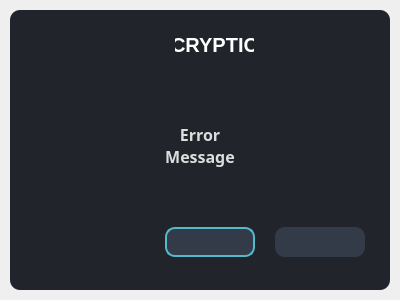
<?xml version="1.0" encoding="UTF-8"?>
<ui version="4.0">
 <class>Dialog</class>
 <widget class="QDialog" name="Dialog">
  <property name="geometry">
   <rect>
    <x>0</x>
    <y>0</y>
    <width>400</width>
    <height>300</height>
   </rect>
  </property>
  <property name="windowTitle">
   <string>Dialog</string>
  </property>
  <layout class="QVBoxLayout" name="verticalLayout">
   <property name="spacing">
    <number>0</number>
   </property>
   <property name="leftMargin">
    <number>10</number>
   </property>
   <property name="topMargin">
    <number>10</number>
   </property>
   <property name="rightMargin">
    <number>10</number>
   </property>
   <property name="bottomMargin">
    <number>10</number>
   </property>
   <item>
    <widget class="QFrame" name="frame">
     <property name="styleSheet">
      <string notr="true">background: #21252B;
border-radius: 10px;</string>
     </property>
     <property name="frameShape">
      <enum>QFrame::NoFrame</enum>
     </property>
     <property name="frameShadow">
      <enum>QFrame::Raised</enum>
     </property>
     <widget class="QFrame" name="logo">
      <property name="geometry">
       <rect>
        <x>105</x>
        <y>10</y>
        <width>169</width>
        <height>50</height>
       </rect>
      </property>
      <property name="maximumSize">
       <size>
        <width>16777215</width>
        <height>50</height>
       </size>
      </property>
      <property name="frameShape">
       <enum>QFrame::NoFrame</enum>
      </property>
      <property name="frameShadow">
       <enum>QFrame::Raised</enum>
      </property>
      <layout class="QHBoxLayout" name="horizontalLayout">
       <property name="spacing">
        <number>0</number>
       </property>
       <property name="leftMargin">
        <number>0</number>
       </property>
       <property name="topMargin">
        <number>0</number>
       </property>
       <property name="rightMargin">
        <number>30</number>
       </property>
       <property name="bottomMargin">
        <number>0</number>
       </property>
       <item>
        <widget class="QFrame" name="frame_2">
         <property name="minimumSize">
          <size>
           <width>60</width>
           <height>55</height>
          </size>
         </property>
         <property name="maximumSize">
          <size>
           <width>16777215</width>
           <height>50</height>
          </size>
         </property>
         <property name="styleSheet">
          <string notr="true">background: url(:/images/images/images/Logo.png);
background-repeat: no reapeat;
background-position: center;</string>
         </property>
         <property name="frameShape">
          <enum>QFrame::NoFrame</enum>
         </property>
         <property name="frameShadow">
          <enum>QFrame::Raised</enum>
         </property>
        </widget>
       </item>
       <item>
        <widget class="QLabel" name="label">
         <property name="maximumSize">
          <size>
           <width>16777215</width>
           <height>30</height>
          </size>
         </property>
         <property name="font">
          <font>
           <family>Segoe UI</family>
           <pointsize>15</pointsize>
           <weight>75</weight>
           <bold>true</bold>
          </font>
         </property>
         <property name="styleSheet">
          <string notr="true">color: #FFFFFF;</string>
         </property>
         <property name="text">
          <string>CRYPTIC</string>
         </property>
         <property name="alignment">
          <set>Qt::AlignCenter</set>
         </property>
        </widget>
       </item>
      </layout>
     </widget>
     <widget class="QFrame" name="error_message_f">
      <property name="geometry">
       <rect>
        <x>0</x>
        <y>65</y>
        <width>380</width>
        <height>140</height>
       </rect>
      </property>
      <property name="minimumSize">
       <size>
        <width>0</width>
        <height>140</height>
       </size>
      </property>
      <property name="frameShape">
       <enum>QFrame::NoFrame</enum>
      </property>
      <property name="frameShadow">
       <enum>QFrame::Raised</enum>
      </property>
      <layout class="QVBoxLayout" name="verticalLayout_3">
       <property name="spacing">
        <number>0</number>
       </property>
       <property name="leftMargin">
        <number>0</number>
       </property>
       <property name="topMargin">
        <number>0</number>
       </property>
       <property name="rightMargin">
        <number>0</number>
       </property>
       <property name="bottomMargin">
        <number>0</number>
       </property>
       <item>
        <widget class="QLabel" name="error_message">
         <property name="minimumSize">
          <size>
           <width>0</width>
           <height>0</height>
          </size>
         </property>
         <property name="font">
          <font>
           <family>Segoe UI Semibold</family>
           <pointsize>12</pointsize>
           <weight>75</weight>
           <bold>true</bold>
          </font>
         </property>
         <property name="styleSheet">
          <string notr="true">color: #DDDDDD;</string>
         </property>
         <property name="text">
          <string>Error
Message</string>
         </property>
         <property name="alignment">
          <set>Qt::AlignCenter</set>
         </property>
        </widget>
       </item>
      </layout>
     </widget>
     <widget class="QFrame" name="buttons">
      <property name="geometry">
       <rect>
        <x>135</x>
        <y>215</y>
        <width>235</width>
        <height>55</height>
       </rect>
      </property>
      <property name="minimumSize">
       <size>
        <width>0</width>
        <height>0</height>
       </size>
      </property>
      <property name="maximumSize">
       <size>
        <width>16777215</width>
        <height>60</height>
       </size>
      </property>
      <property name="styleSheet">
       <string notr="true">/* /////////////////////////////////////////////////////////////////////////////////////////////////
Button */
QPushButton {
	color: #259CA5;
	font: 13px &quot;Segoe UI&quot;;
	font-weight: bold;
	/* border: 2px solid rgb(52, 59, 72); */
	border-radius: 10px;	
	background-color: rgb(52, 59, 72);
}
QPushButton:hover {
	background-color: rgb(57, 65, 80);
	border: 2px solid rgb(61, 70, 86);
	color: #DDDDDD;
}
QPushButton:pressed {	
	background-color: rgb(35, 40, 49);
	border: 2px solid rgb(43, 50, 61);
	color: #DDDDDD;
}
</string>
      </property>
      <property name="frameShape">
       <enum>QFrame::NoFrame</enum>
      </property>
      <property name="frameShadow">
       <enum>QFrame::Raised</enum>
      </property>
      <widget class="QPushButton" name="ok">
       <property name="geometry">
        <rect>
         <x>20</x>
         <y>2</y>
         <width>90</width>
         <height>30</height>
        </rect>
       </property>
       <property name="minimumSize">
        <size>
         <width>90</width>
         <height>30</height>
        </size>
       </property>
       <property name="maximumSize">
        <size>
         <width>90</width>
         <height>30</height>
        </size>
       </property>
       <property name="styleSheet">
        <string notr="true">border: 2px solid #54B9CA;</string>
       </property>
       <property name="text">
        <string/>
       </property>
      </widget>
      <widget class="QPushButton" name="cancel">
       <property name="geometry">
        <rect>
         <x>130</x>
         <y>2</y>
         <width>90</width>
         <height>30</height>
        </rect>
       </property>
       <property name="minimumSize">
        <size>
         <width>90</width>
         <height>30</height>
        </size>
       </property>
       <property name="maximumSize">
        <size>
         <width>90</width>
         <height>30</height>
        </size>
       </property>
       <property name="text">
        <string/>
       </property>
      </widget>
     </widget>
    </widget>
   </item>
  </layout>
 </widget>
 <resources>
  <include location="../resources.qrc"/>
 </resources>
 <connections/>
</ui>
